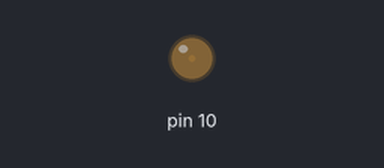
The sketch below on a simulated Arduino Uno, built with avr-gcc and run on an emulated ATmega328P. Parts: output pins drawn as LEDs (lit = HIGH).

Above: at 0.05 s.
At 1.0 s:
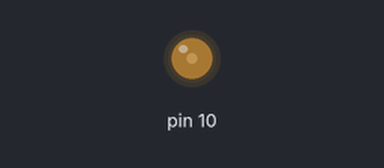
At 1.95 s:
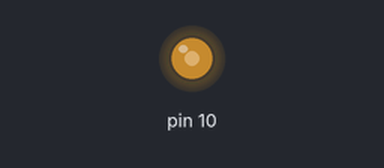
At 3.9 s:
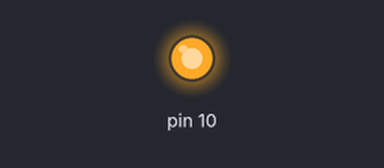
Timing chart, 0 to 9.0 s (numbered marks = the images above):
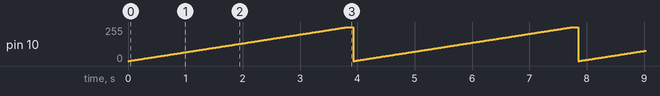

The sketch:

sketch_mar4a.ino
```cpp
void setup() {
  pinMode(10,OUTPUT);
}

void loop() {
  for(int a=0; a<255; a++)
  {
    analogWrite(10, a);
    delay(15);

  }
  delay(100);
}
```

Measured:
- by itself, pin 10: ramps from 0/255 to 254/255 and jumps back, once every 3.9 s
